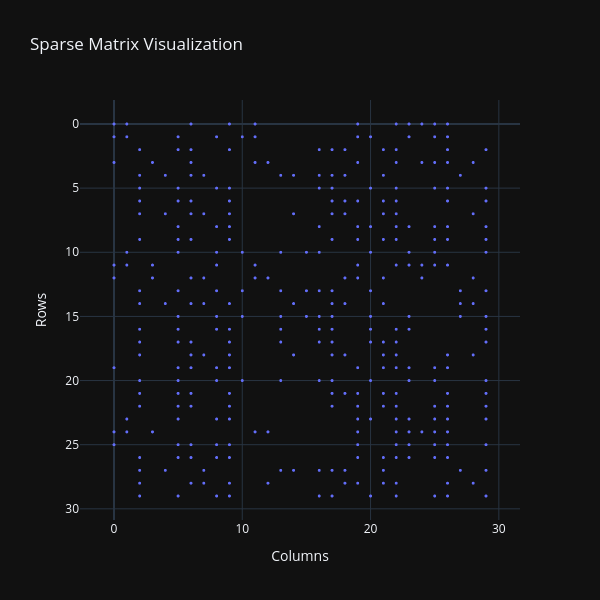

Write notebook code for a chart like this one.
### Markdown cell above
Here is a corresponding matrix plot:

### Code cell
rows, cols = mat.nonzero()

fig = go.Figure(data=go.Scattergl(
    x=cols,
    y=rows,
    mode='markers',
    marker=dict(size=3)
))

fig.update_layout(
    title="Sparse Matrix Visualization",
    xaxis_title="Columns",
    yaxis_title="Rows",
    yaxis_autorange='reversed',
    xaxis=dict(scaleanchor='y', scaleratio=1),
    yaxis=dict(constrain='domain'),
    width=600,
    height=600,
    template="plotly_dark"
)

fig.show()

### Figure 1 — Plotly figure (JSON) as saved in the notebook; plotly's stock layout.template omitted (floating-point values rounded to 4 significant figures; data arrays with more than 128 entries replaced by an {"elided": "..."} marker saying what was removed)
{"data": [{"marker": {"size": 3}, "mode": "markers", "type": "scattergl", "x": {"elided": "330 int values"}, "y": {"elided": "330 int values"}}], "layout": {"height": 600, "title": {"text": "Sparse Matrix Visualization"}, "width": 600, "xaxis": {"scaleanchor": "y", "scaleratio": 1, "title": {"text": "Columns"}}, "yaxis": {"autorange": "reversed", "constrain": "domain", "title": {"text": "Rows"}}}}
